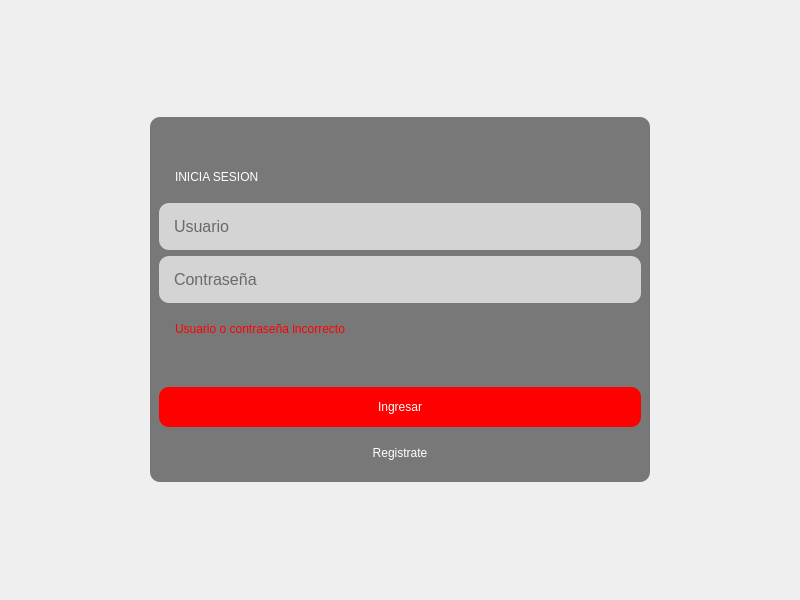
<?xml version="1.0" encoding="UTF-8"?>
<ui version="4.0">
 <class>MainWindow</class>
 <widget class="QMainWindow" name="MainWindow">
  <property name="geometry">
   <rect>
    <x>0</x>
    <y>0</y>
    <width>800</width>
    <height>600</height>
   </rect>
  </property>
  <property name="windowTitle">
   <string>MainWindow</string>
  </property>
  <property name="styleSheet">
   <string notr="true">QWidget#centralwidget{
border-image:url(:/a/imgs/Fondo.jpg);
padding: 10px;
}
</string>
  </property>
  <widget class="QWidget" name="centralwidget">
   <layout class="QHBoxLayout" name="horizontalLayout">
    <item>
     <spacer name="horizontalSpacer">
      <property name="orientation">
       <enum>Qt::Horizontal</enum>
      </property>
      <property name="sizeHint" stdset="0">
       <size>
        <width>132</width>
        <height>20</height>
       </size>
      </property>
     </spacer>
    </item>
    <item>
     <widget class="QWidget" name="verticalWidget" native="true">
      <property name="minimumSize">
       <size>
        <width>500</width>
        <height>0</height>
       </size>
      </property>
      <property name="maximumSize">
       <size>
        <width>16777215</width>
        <height>365</height>
       </size>
      </property>
      <property name="styleSheet">
       <string notr="true">background-color: rgba(0, 0, 0, 0.5);
color:white;
border-radius:10px;
padding:13px;</string>
      </property>
      <layout class="QVBoxLayout" name="verticalLayout">
       <item>
        <spacer name="verticalSpacer_2">
         <property name="orientation">
          <enum>Qt::Vertical</enum>
         </property>
         <property name="sizeHint" stdset="0">
          <size>
           <width>20</width>
           <height>40</height>
          </size>
         </property>
        </spacer>
       </item>
       <item>
        <widget class="QLabel" name="label">
         <property name="maximumSize">
          <size>
           <width>1000</width>
           <height>150</height>
          </size>
         </property>
         <property name="styleSheet">
          <string notr="true">background-color:None;
font: 87 22pt &quot;Arial Black&quot;;</string>
         </property>
         <property name="text">
          <string>INICIA SESION</string>
         </property>
        </widget>
       </item>
       <item>
        <widget class="QLineEdit" name="lineEdit_2">
         <property name="styleSheet">
          <string notr="true">background-color:rgb(212, 212, 212);
color:black;
font-size:16px</string>
         </property>
         <property name="placeholderText">
          <string>Usuario</string>
         </property>
        </widget>
       </item>
       <item>
        <widget class="QLineEdit" name="lineEdit">
         <property name="font">
          <font>
           <pointsize>-1</pointsize>
           <weight>50</weight>
           <bold>false</bold>
          </font>
         </property>
         <property name="cursor">
          <cursorShape>IBeamCursor</cursorShape>
         </property>
         <property name="styleSheet">
          <string notr="true">background-color:rgb(212, 212, 212);
color:black;
font-size:16px</string>
         </property>
         <property name="echoMode">
          <enum>QLineEdit::Password</enum>
         </property>
         <property name="placeholderText">
          <string>Contraseña</string>
         </property>
        </widget>
       </item>
       <item>
        <widget class="QLabel" name="label_2">
         <property name="styleSheet">
          <string notr="true">color:red;
background-color:None;
font: 11pt &quot;Arial&quot;;</string>
         </property>
         <property name="text">
          <string>Usuario o contraseña incorrecto</string>
         </property>
        </widget>
       </item>
       <item>
        <spacer name="verticalSpacer">
         <property name="orientation">
          <enum>Qt::Vertical</enum>
         </property>
         <property name="sizeHint" stdset="0">
          <size>
           <width>20</width>
           <height>40</height>
          </size>
         </property>
        </spacer>
       </item>
       <item>
        <widget class="QPushButton" name="pushButton">
         <property name="cursor">
          <cursorShape>PointingHandCursor</cursorShape>
         </property>
         <property name="styleSheet">
          <string notr="true">background-color:Red;
font: 12pt &quot;Arial&quot;;</string>
         </property>
         <property name="text">
          <string>Ingresar</string>
         </property>
        </widget>
       </item>
       <item>
        <widget class="QPushButton" name="pushButton_2">
         <property name="cursor">
          <cursorShape>PointingHandCursor</cursorShape>
         </property>
         <property name="styleSheet">
          <string notr="true">background-color:None;
font: 10pt &quot;Arial&quot;;</string>
         </property>
         <property name="text">
          <string>Registrate</string>
         </property>
        </widget>
       </item>
      </layout>
     </widget>
    </item>
    <item>
     <spacer name="horizontalSpacer_2">
      <property name="orientation">
       <enum>Qt::Horizontal</enum>
      </property>
      <property name="sizeHint" stdset="0">
       <size>
        <width>132</width>
        <height>20</height>
       </size>
      </property>
     </spacer>
    </item>
   </layout>
  </widget>
 </widget>
 <resources>
  <include location="img.qrc"/>
 </resources>
 <connections/>
</ui>
